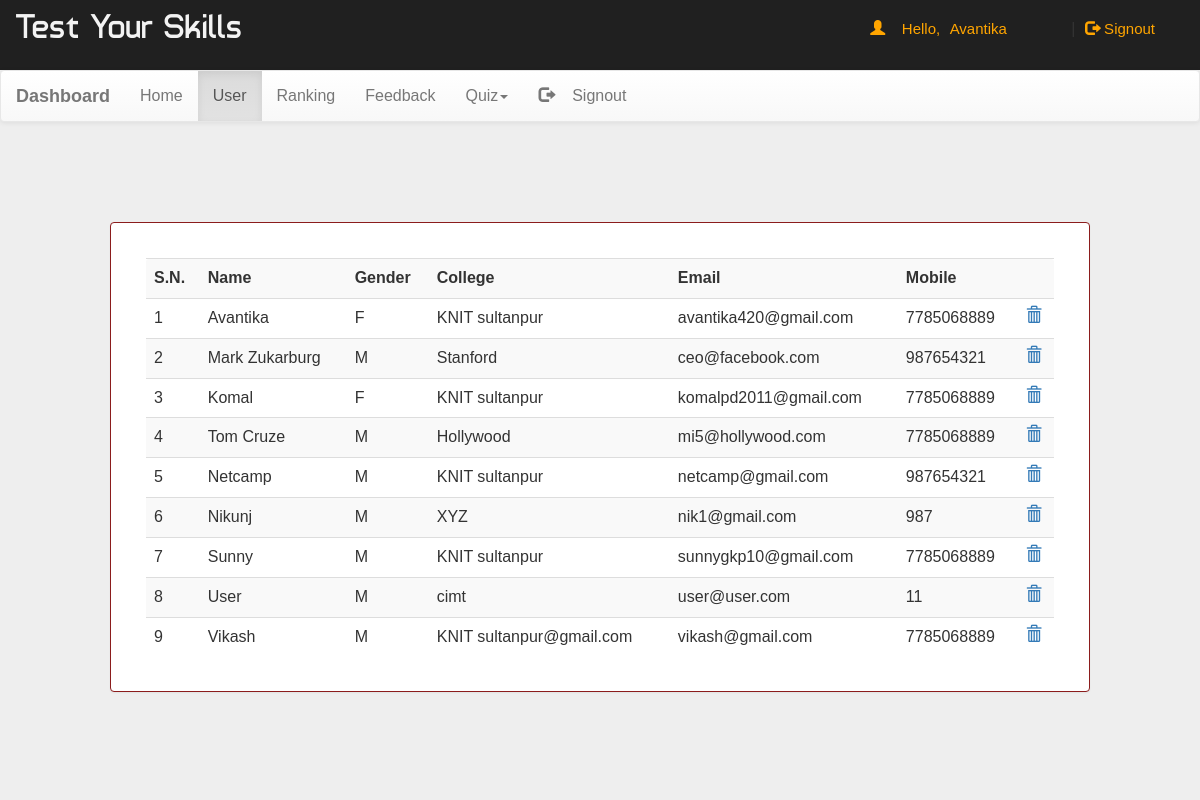
/dash.php?q=1 (signed in), run on an earlier commit of the app's database.
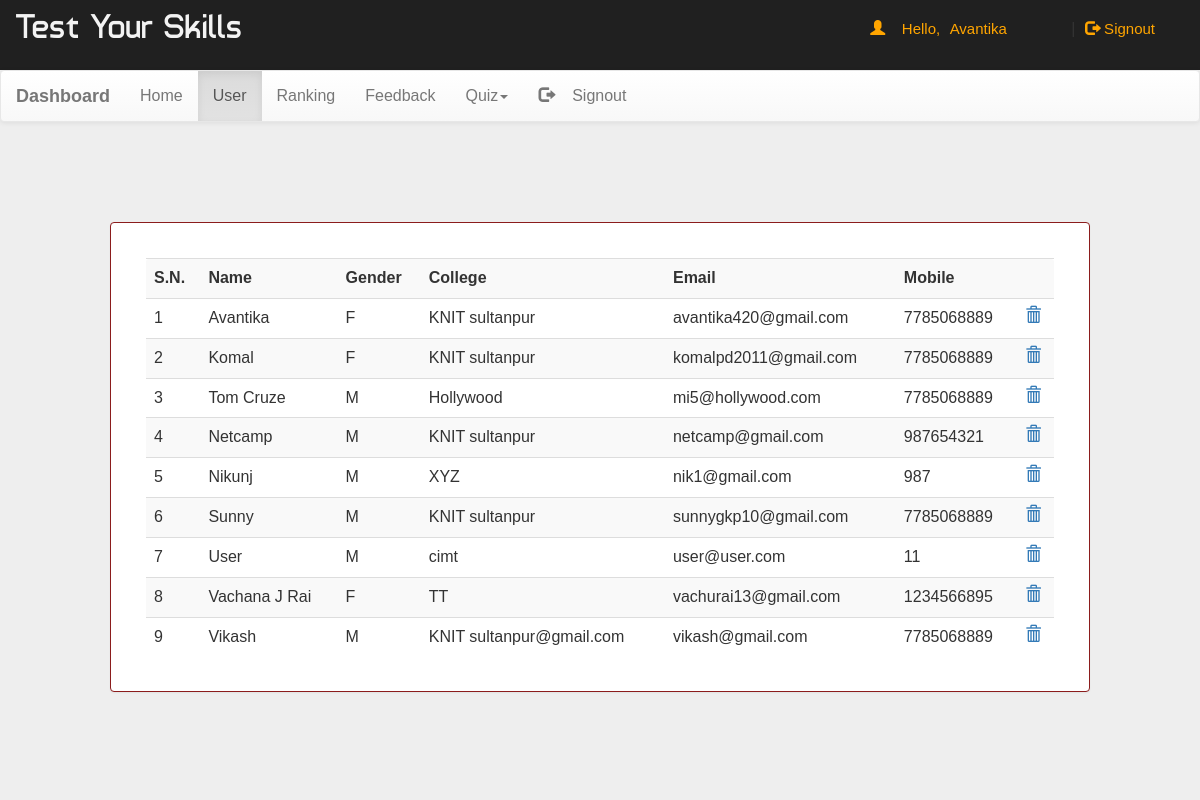
And on a later commit of the database.
### tables this page shows
CREATE TABLE `user` (
  `name` varchar(50) NOT NULL,
  `gender` varchar(5) NOT NULL,
  `college` varchar(100) NOT NULL,
  `email` varchar(50) NOT NULL,
  `mob` bigint(20) NOT NULL,
  `password` varchar(50) NOT NULL
);

### dash.php (the view, shortened to what this page needs)
<!DOCTYPE html PUBLIC "-//W3C//DTD XHTML 1.0 Transitional//EN" "http://www.w3.org/TR/xhtml1/DTD/xhtml1-transitional.dtd">
<html xmlns="http://www.w3.org/1999/xhtml">
<head>
<link  rel="stylesheet" href="css/bootstrap.min.css"/>
 <link  rel="stylesheet" href="css/bootstrap-theme.min.css"/>
 <link rel="stylesheet" href="css/main.css">
 <link  rel="stylesheet" href="css/font.css">
</head>
<body  style="background:#eee;">
<div class="header">
<div class="row">
<div class="col-lg-6">
<span class="logo">Test Your Skills</span></div>
<?php
 include_once 'dbConnection.php';
  if(!(isset($_SESSION['email']))){
header("location:index.php");
}
else
{
$name = $_SESSION['name'];;
echo '<span class="pull-right top title1" ><span class="log1"><span class="glyphicon glyphicon-user" aria-hidden="true"></span>&nbsp;&nbsp;&nbsp;&nbsp;Hello,</span> <a href="account.php" class="log log1">'.$name.'</a>&nbsp;|&nbsp;<a href="logout.php?q=account.php" class="log"><span class="glyphicon glyphicon-log-out" aria-hidden="true"></span>&nbsp;Signout</button></a></span>';
}?>
</div></div>
<nav class="navbar navbar-default title1">
  <div class="container-fluid">
    <div class="navbar-header">
      <a class="navbar-brand" href="dash.php?q=0"><b>Dashboard</b></a>
    </div>
    <div class="collapse navbar-collapse" id="bs-example-navbar-collapse-1">
      <ul class="nav navbar-nav">
        <li <?php if(@$_GET['q']==0) echo'class="active"'; ?>><a href="dash.php?q=0">Home<span class="sr-only">(current)</span></a></li>
        <li <?php if(@$_GET['q']==1) echo'class="active"'; ?>><a href="dash.php?q=1">User</a></li>
		<li <?php if(@$_GET['q']==2) echo'class="active"'; ?>><a href="dash.php?q=2">Ranking</a></li>
		<li <?php if(@$_GET['q']==3) echo'class="active"'; ?>><a href="dash.php?q=3">Feedback</a></li>
        <li class="dropdown <?php if(@$_GET['q']==4 || @$_GET['q']==5) echo'active"'; ?>">
          <a href="#" class="dropdown-toggle" data-toggle="dropdown" role="button" aria-haspopup="true" aria-expanded="false">Quiz<span class="caret"></span></a>
        </li><li class="pull-right"> <a href="logout.php?q=account.php"><span class="glyphicon glyphicon-log-out" aria-hidden="true"></span>&nbsp;&nbsp;&nbsp;&nbsp;Signout</a></li>
      </ul>
          </div>
  </div>
</nav>
<div class="container">
<div class="row">
<div class="col-md-12">
<?php if(@$_GET['q']==1) {
$result = mysqli_query($con,"SELECT * FROM user") or die('Error');
echo  '<div class="panel"><div class="table-responsive"><table class="table table-striped title1">
<tr><td><b>S.N.</b></td><td><b>Name</b></td><td><b>Gender</b></td><td><b>College</b></td><td><b>Email</b></td><td><b>Mobile</b></td><td></td></tr>';
$c=1;
while($row = mysqli_fetch_array($result)) {
	$name = $row['name'];
	$mob = $row['mob'];
	$gender = $row['gender'];
    $email = $row['email'];
	$college = $row['college'];
	echo '<tr><td>'.$c++.'</td><td>'.$name.'</td><td>'.$gender.'</td><td>'.$college.'</td><td>'.$email.'</td><td>'.$mob.'</td>
	<td><a title="Delete User" href="update.php?demail='.$email.'"><b><span class="glyphicon glyphicon-trash" aria-hidden="true"></span></b></a></td></tr>';
}
echo '</table></div></div>';
}?>
</div>
</div></div>
</body>
</html>

### css/main.css (style rules this page uses)
body { overflow-x:hidden; width:100%; font: 15px "Century Gothic", "Times Roman", sans-serif; background:rgb(163, 3, 3); min-height:550px; background-attachment:fixed; }
.panel { border-color:rgb(139, 28, 28); margin:80px; padding:35px; font: 15px "Century Gothic", "Times Roman", sans-serif; }
.header { background:#202020; height:70px; }
.logo { font-family:'typo'; font-size:35px; color:#f3f3f3; margin:15px; }
.title1 { font: 16px "Century Gothic", "Times Roman", sans-serif; }
.top { margin-top:20px; }
.log1 { font: 15px 'Ubuntu', sans-serif; color:orange; margin-left:10px; }
.log { margin:10px; margin-right:60px; margin-left:5px; color:orange; text-decoration:none; font-size:20px; font-size:15px; }

What changed in the data, as far as the page shows it:
removed user: name "Mark Zukarburg", gender "M", college "Stanford", email "ceo@facebook.com", mob "987654321"
added user: name "Vachana J Rai", gender "F", college "TT", email "vachurai13@gmail.com", mob "1234566895"
